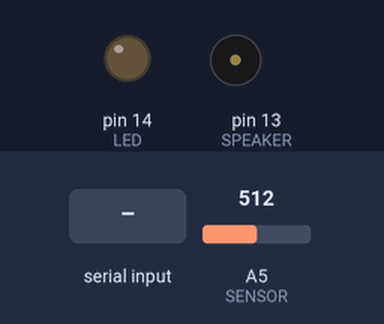
Bench run of a sketch on a simulated Arduino Uno, built with avr-gcc and run on an emulated ATmega328P. Parts: output pins drawn as LEDs (lit = HIGH), buzzer (waves = sounding). Inputs (shaded band) come from the test bench; at power-on: A5 (SENSOR) = 512. What the sketch prints to the serial monitor is not drawn.

Above: at 1.5 s.
1.6 s: "1" received over Serial
At 3.55 s:
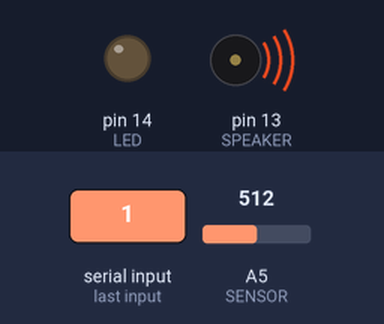
At 9.3 s:
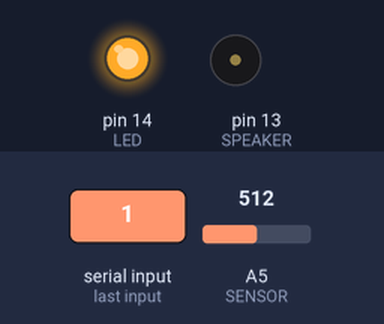
Timing chart, 0 to 10.9 s (numbered marks = the images above; inputs shaded):
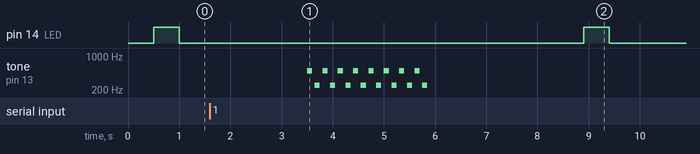

The sketch:

analogsensor.ino
```cpp
const int SENSOR = A5;
const int SPEAKER = 13;
const int LED = 14;

void setup() {
  pinMode(LED, OUTPUT);
  Serial.begin(9600);
  while(!Serial);
}

void loop() {
  byte var = "2";
  int value = analogRead(SENSOR);
  if(value > 100){
      Serial.print(1);
  }else{
      Serial.print(0);
  }
  delay(500);
  var = Serial.read();
  if (var == '1'){
    play_speaker();
    delay(500);
  }else{
    digitalWrite(LED, HIGH);
    delay(500);
    digitalWrite(LED, LOW);
  }
  delay(2000);
}

void play_speaker(){
    int j;
    for(j = 0; j < 8; j++){
        tone(SPEAKER, 500, 100);
        delay(150);
        tone(SPEAKER, 250, 100);
        delay(150);
    }
}
```

Measured:
- after the input at 1.6 s, tone on pin 13 (SPEAKER): silent → 500 Hz after 1.9 s, then repeats every 0.30 s: silent 0.05 s, 250 Hz 0.10 s, silent 0.05 s, 500 Hz 0.10 s, until it stays silent from 5.9 s
